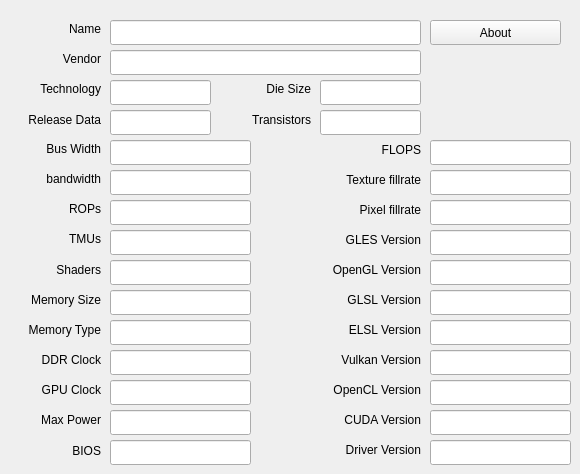
   <widget class="QWidget" name="page">
    <widget class="QLineEdit" name="memory_type">
     <property name="geometry">
      <rect>
       <x>110</x>
       <y>320</y>
       <width>141</width>
       <height>25</height>
      </rect>
     </property>
     <property name="styleSheet">
      <string notr="true">font: 11pt &quot;Ubuntu Mono&quot;;</string>
     </property>
     <property name="text">
      <string/>
     </property>
     <property name="readOnly">
      <bool>true</bool>
     </property>
    </widget>
    <widget class="QLineEdit" name="gles_version">
     <property name="geometry">
      <rect>
       <x>430</x>
       <y>230</y>
       <width>141</width>
       <height>25</height>
      </rect>
     </property>
     <property name="styleSheet">
      <string notr="true">font: 11pt &quot;Ubuntu Mono&quot;;</string>
     </property>
     <property name="text">
      <string/>
     </property>
     <property name="readOnly">
      <bool>true</bool>
     </property>
    </widget>
    <widget class="QLineEdit" name="technology">
     <property name="geometry">
      <rect>
       <x>110</x>
       <y>80</y>
       <width>101</width>
       <height>25</height>
      </rect>
     </property>
     <property name="styleSheet">
      <string notr="true">font: 11pt &quot;Ubuntu Mono&quot;;</string>
     </property>
     <property name="text">
      <string/>
     </property>
     <property name="readOnly">
      <bool>true</bool>
     </property>
    </widget>
    <widget class="QLineEdit" name="gl_version">
     <property name="geometry">
      <rect>
       <x>430</x>
       <y>260</y>
       <width>141</width>
       <height>25</height>
      </rect>
     </property>
     <property name="styleSheet">
      <string notr="true">font: 11pt &quot;Ubuntu Mono&quot;;</string>
     </property>
     <property name="text">
      <string/>
     </property>
     <property name="readOnly">
      <bool>true</bool>
     </property>
    </widget>
    <widget class="QLabel" name="label_28">
     <property name="geometry">
      <rect>
       <x>310</x>
       <y>290</y>
       <width>111</width>
       <height>20</height>
      </rect>
     </property>
     <property name="styleSheet">
      <string notr="true">font: 11pt &quot;Ubuntu Mono&quot;;</string>
     </property>
     <property name="text">
      <string>GLSL Version</string>
     </property>
     <property name="alignment">
      <set>Qt::AlignRight|Qt::AlignTrailing|Qt::AlignVCenter</set>
     </property>
    </widget>
    <widget class="QLabel" name="label_4">
     <property name="geometry">
      <rect>
       <x>0</x>
       <y>110</y>
       <width>101</width>
       <height>20</height>
      </rect>
     </property>
     <property name="styleSheet">
      <string notr="true">font: 11pt &quot;Ubuntu Mono&quot;;</string>
     </property>
     <property name="text">
      <string>Release Data</string>
     </property>
     <property name="alignment">
      <set>Qt::AlignRight|Qt::AlignTrailing|Qt::AlignVCenter</set>
     </property>
    </widget>
    <widget class="QLineEdit" name="pixel_fillrate">
     <property name="geometry">
      <rect>
       <x>430</x>
       <y>200</y>
       <width>141</width>
       <height>25</height>
      </rect>
     </property>
     <property name="styleSheet">
      <string notr="true">font: 11pt &quot;Ubuntu Mono&quot;;</string>
     </property>
     <property name="text">
      <string/>
     </property>
     <property name="readOnly">
      <bool>true</bool>
     </property>
    </widget>
    <widget class="QLabel" name="label_23">
     <property name="geometry">
      <rect>
       <x>30</x>
       <y>350</y>
       <width>71</width>
       <height>20</height>
      </rect>
     </property>
     <property name="styleSheet">
      <string notr="true">font: 11pt &quot;Ubuntu Mono&quot;;</string>
     </property>
     <property name="text">
      <string>DDR Clock</string>
     </property>
     <property name="alignment">
      <set>Qt::AlignRight|Qt::AlignTrailing|Qt::AlignVCenter</set>
     </property>
    </widget>
    <widget class="QLineEdit" name="driver_version">
     <property name="geometry">
      <rect>
       <x>430</x>
       <y>440</y>
       <width>141</width>
       <height>25</height>
      </rect>
     </property>
     <property name="styleSheet">
      <string notr="true">font: 11pt &quot;Ubuntu Mono&quot;;</string>
     </property>
     <property name="text">
      <string/>
     </property>
     <property name="readOnly">
      <bool>true</bool>
     </property>
    </widget>
    <widget class="QLabel" name="label_21">
     <property name="geometry">
      <rect>
       <x>20</x>
       <y>20</y>
       <width>81</width>
       <height>17</height>
      </rect>
     </property>
     <property name="layoutDirection">
      <enum>Qt::RightToLeft</enum>
     </property>
     <property name="styleSheet">
      <string notr="true">font: 11pt &quot;Ubuntu Mono&quot;;</string>
     </property>
     <property name="text">
      <string>Name</string>
     </property>
     <property name="alignment">
      <set>Qt::AlignRight|Qt::AlignTrailing|Qt::AlignVCenter</set>
     </property>
    </widget>
    <widget class="QLabel" name="label_29">
     <property name="geometry">
      <rect>
       <x>290</x>
       <y>260</y>
       <width>131</width>
       <height>20</height>
      </rect>
     </property>
     <property name="styleSheet">
      <string notr="true">font: 11pt &quot;Ubuntu Mono&quot;;</string>
     </property>
     <property name="text">
      <string>OpenGL Version</string>
     </property>
     <property name="alignment">
      <set>Qt::AlignRight|Qt::AlignTrailing|Qt::AlignVCenter</set>
     </property>
    </widget>
    <widget class="QLabel" name="label_9">
     <property name="geometry">
      <rect>
       <x>0</x>
       <y>290</y>
       <width>101</width>
       <height>20</height>
      </rect>
     </property>
     <property name="styleSheet">
      <string notr="true">font: 11pt &quot;Ubuntu Mono&quot;;</string>
     </property>
     <property name="text">
      <string>Memory Size</string>
     </property>
     <property name="alignment">
      <set>Qt::AlignRight|Qt::AlignTrailing|Qt::AlignVCenter</set>
     </property>
    </widget>
    <widget class="QLineEdit" name="vendor">
     <property name="geometry">
      <rect>
       <x>110</x>
       <y>50</y>
       <width>311</width>
       <height>25</height>
      </rect>
     </property>
     <property name="styleSheet">
      <string notr="true">font: 11pt &quot;Ubuntu Mono&quot;;</string>
     </property>
     <property name="text">
      <string/>
     </property>
     <property name="readOnly">
      <bool>true</bool>
     </property>
    </widget>
    <widget class="QLineEdit" name="glsl_version">
     <property name="geometry">
      <rect>
       <x>430</x>
       <y>290</y>
       <width>141</width>
       <height>25</height>
      </rect>
     </property>
     <property name="styleSheet">
      <string notr="true">font: 11pt &quot;Ubuntu Mono&quot;;</string>
     </property>
     <property name="text">
      <string/>
     </property>
     <property name="readOnly">
      <bool>true</bool>
     </property>
    </widget>
    <widget class="QLineEdit" name="memory_size">
     <property name="geometry">
      <rect>
       <x>110</x>
       <y>290</y>
       <width>141</width>
       <height>25</height>
      </rect>
     </property>
     <property name="styleSheet">
      <string notr="true">font: 11pt &quot;Ubuntu Mono&quot;;</string>
     </property>
     <property name="text">
      <string/>
     </property>
     <property name="readOnly">
      <bool>true</bool>
     </property>
    </widget>
    <widget class="QLineEdit" name="release_date">
     <property name="geometry">
      <rect>
       <x>110</x>
       <y>110</y>
       <width>101</width>
       <height>25</height>
      </rect>
     </property>
     <property name="styleSheet">
      <string notr="true">font: 11pt &quot;Ubuntu Mono&quot;;</string>
     </property>
     <property name="text">
      <string/>
     </property>
     <property name="readOnly">
      <bool>true</bool>
     </property>
    </widget>
    <widget class="QLineEdit" name="product">
     <property name="geometry">
      <rect>
       <x>110</x>
       <y>20</y>
       <width>311</width>
       <height>25</height>
      </rect>
     </property>
     <property name="styleSheet">
      <string notr="true">font: 11pt &quot;Ubuntu Mono&quot;;</string>
     </property>
     <property name="text">
      <string/>
     </property>
     <property name="readOnly">
      <bool>true</bool>
     </property>
    </widget>
    <widget class="QLabel" name="label_8">
     <property name="geometry">
      <rect>
       <x>0</x>
       <y>320</y>
       <width>101</width>
       <height>20</height>
      </rect>
     </property>
     <property name="styleSheet">
      <string notr="true">font: 11pt &quot;Ubuntu Mono&quot;;</string>
     </property>
     <property name="text">
      <string>Memory Type</string>
     </property>
     <property name="alignment">
      <set>Qt::AlignRight|Qt::AlignTrailing|Qt::AlignVCenter</set>
     </property>
    </widget>
    <widget class="QLineEdit" name="cl_version">
     <property name="geometry">
      <rect>
       <x>430</x>
       <y>380</y>
       <width>141</width>
       <height>25</height>
      </rect>
     </property>
     <property name="styleSheet">
      <string notr="true">font: 11pt &quot;Ubuntu Mono&quot;;</string>
     </property>
     <property name="text">
      <string/>
     </property>
     <property name="readOnly">
      <bool>true</bool>
     </property>
    </widget>
    <widget class="QLabel" name="label_27">
     <property name="geometry">
      <rect>
       <x>280</x>
       <y>170</y>
       <width>141</width>
       <height>20</height>
      </rect>
     </property>
     <property name="styleSheet">
      <string notr="true">font: 11pt &quot;Ubuntu Mono&quot;;</string>
     </property>
     <property name="text">
      <string>Texture fillrate</string>
     </property>
     <property name="alignment">
      <set>Qt::AlignRight|Qt::AlignTrailing|Qt::AlignVCenter</set>
     </property>
    </widget>
    <widget class="QLabel" name="label_3">
     <property name="geometry">
      <rect>
       <x>10</x>
       <y>80</y>
       <width>91</width>
       <height>17</height>
      </rect>
     </property>
     <property name="styleSheet">
      <string notr="true">font: 11pt &quot;Ubuntu Mono&quot;;</string>
     </property>
     <property name="text">
      <string>Technology</string>
     </property>
     <property name="alignment">
      <set>Qt::AlignRight|Qt::AlignTrailing|Qt::AlignVCenter</set>
     </property>
    </widget>
    <widget class="QLineEdit" name="texture_fillrate">
     <property name="geometry">
      <rect>
       <x>430</x>
       <y>170</y>
       <width>141</width>
       <height>25</height>
      </rect>
     </property>
     <property name="styleSheet">
      <string notr="true">font: 11pt &quot;Ubuntu Mono&quot;;</string>
     </property>
     <property name="text">
      <string/>
     </property>
     <property name="readOnly">
      <bool>true</bool>
     </property>
    </widget>
    <widget class="QLabel" name="label_5">
     <property name="geometry">
      <rect>
       <x>10</x>
       <y>440</y>
       <width>91</width>
       <height>21</height>
      </rect>
     </property>
     <property name="styleSheet">
      <string notr="true">font: 11pt &quot;Ubuntu Mono&quot;;</string>
     </property>
     <property name="text">
      <string>BIOS</string>
     </property>
     <property name="alignment">
      <set>Qt::AlignRight|Qt::AlignTrailing|Qt::AlignVCenter</set>
     </property>
    </widget>
    <widget class="QLabel" name="label_6">
     <property name="geometry">
      <rect>
       <x>10</x>
       <y>200</y>
       <width>91</width>
       <height>17</height>
      </rect>
     </property>
     <property name="styleSheet">
      <string notr="true">font: 11pt &quot;Ubuntu Mono&quot;;</string>
     </property>
     <property name="text">
      <string>ROPs</string>
     </property>
     <property name="alignment">
      <set>Qt::AlignRight|Qt::AlignTrailing|Qt::AlignVCenter</set>
     </property>
    </widget>
    <widget class="QLineEdit" name="mem_clock">
     <property name="geometry">
      <rect>
       <x>110</x>
       <y>350</y>
       <width>141</width>
       <height>25</height>
      </rect>
     </property>
     <property name="styleSheet">
      <string notr="true">font: 11pt &quot;Ubuntu Mono&quot;;</string>
     </property>
     <property name="text">
      <string/>
     </property>
     <property name="readOnly">
      <bool>true</bool>
     </property>
    </widget>
    <widget class="QLineEdit" name="gpu_clock">
     <property name="geometry">
      <rect>
       <x>110</x>
       <y>380</y>
       <width>141</width>
       <height>25</height>
      </rect>
     </property>
     <property name="styleSheet">
      <string notr="true">font: 11pt &quot;Ubuntu Mono&quot;;</string>
     </property>
     <property name="text">
      <string/>
     </property>
     <property name="readOnly">
      <bool>true</bool>
     </property>
    </widget>
    <widget class="QLabel" name="label_2">
     <property name="geometry">
      <rect>
       <x>20</x>
       <y>50</y>
       <width>81</width>
       <height>17</height>
      </rect>
     </property>
     <property name="layoutDirection">
      <enum>Qt::RightToLeft</enum>
     </property>
     <property name="styleSheet">
      <string notr="true">font: 11pt &quot;Ubuntu Mono&quot;;</string>
     </property>
     <property name="text">
      <string>Vendor</string>
     </property>
     <property name="alignment">
      <set>Qt::AlignRight|Qt::AlignTrailing|Qt::AlignVCenter</set>
     </property>
    </widget>
    <widget class="QLabel" name="label_12">
     <property name="geometry">
      <rect>
       <x>300</x>
       <y>200</y>
       <width>121</width>
       <height>20</height>
      </rect>
     </property>
     <property name="styleSheet">
      <string notr="true">font: 11pt &quot;Ubuntu Mono&quot;;</string>
     </property>
     <property name="text">
      <string>Pixel fillrate</string>
     </property>
     <property name="alignment">
      <set>Qt::AlignRight|Qt::AlignTrailing|Qt::AlignVCenter</set>
     </property>
    </widget>
    <widget class="QLabel" name="label_7">
     <property name="geometry">
      <rect>
       <x>310</x>
       <y>230</y>
       <width>111</width>
       <height>20</height>
      </rect>
     </property>
     <property name="styleSheet">
      <string notr="true">font: 11pt &quot;Ubuntu Mono&quot;;</string>
     </property>
     <property name="text">
      <string>GLES Version</string>
     </property>
     <property name="alignment">
      <set>Qt::AlignRight|Qt::AlignTrailing|Qt::AlignVCenter</set>
     </property>
    </widget>
    <widget class="QLabel" name="label_14">
     <property name="geometry">
      <rect>
       <x>280</x>
       <y>380</y>
       <width>141</width>
       <height>20</height>
      </rect>
     </property>
     <property name="styleSheet">
      <string notr="true">font: 11pt &quot;Ubuntu Mono&quot;;</string>
     </property>
     <property name="text">
      <string>OpenCL Version</string>
     </property>
     <property name="alignment">
      <set>Qt::AlignRight|Qt::AlignTrailing|Qt::AlignVCenter</set>
     </property>
    </widget>
    <widget class="QPushButton" name="pushButton_lookup">
     <property name="geometry">
      <rect>
       <x>430</x>
       <y>20</y>
       <width>131</width>
       <height>25</height>
      </rect>
     </property>
     <property name="styleSheet">
      <string notr="true">font: 11pt &quot;Ubuntu Mono&quot;;</string>
     </property>
     <property name="text">
      <string>About</string>
     </property>
    </widget>
    <widget class="QLabel" name="label_16">
     <property name="geometry">
      <rect>
       <x>280</x>
       <y>440</y>
       <width>141</width>
       <height>20</height>
      </rect>
     </property>
     <property name="styleSheet">
      <string notr="true">font: 11pt &quot;Ubuntu Mono&quot;;</string>
     </property>
     <property name="text">
      <string>Driver Version</string>
     </property>
     <property name="alignment">
      <set>Qt::AlignRight|Qt::AlignTrailing|Qt::AlignVCenter</set>
     </property>
    </widget>
    <widget class="QLabel" name="label_10">
     <property name="geometry">
      <rect>
       <x>30</x>
       <y>380</y>
       <width>71</width>
       <height>20</height>
      </rect>
     </property>
     <property name="styleSheet">
      <string notr="true">font: 11pt &quot;Ubuntu Mono&quot;;</string>
     </property>
     <property name="text">
      <string>GPU Clock</string>
     </property>
     <property name="alignment">
      <set>Qt::AlignRight|Qt::AlignTrailing|Qt::AlignVCenter</set>
     </property>
    </widget>
    <widget class="QLineEdit" name="rops">
     <property name="geometry">
      <rect>
       <x>110</x>
       <y>200</y>
       <width>141</width>
       <height>25</height>
      </rect>
     </property>
     <property name="styleSheet">
      <string notr="true">font: 11pt &quot;Ubuntu Mono&quot;;</string>
     </property>
     <property name="text">
      <string/>
     </property>
     <property name="readOnly">
      <bool>true</bool>
     </property>
    </widget>
    <widget class="QLineEdit" name="bois_version">
     <property name="geometry">
      <rect>
       <x>110</x>
       <y>440</y>
       <width>141</width>
       <height>25</height>
      </rect>
     </property>
     <property name="styleSheet">
      <string notr="true">font: 11pt &quot;Ubuntu Mono&quot;;</string>
     </property>
     <property name="text">
      <string/>
     </property>
     <property name="readOnly">
      <bool>true</bool>
     </property>
    </widget>
    <widget class="QLabel" name="label_31">
     <property name="geometry">
      <rect>
       <x>220</x>
       <y>80</y>
       <width>91</width>
       <height>17</height>
      </rect>
     </property>
     <property name="styleSheet">
      <string notr="true">font: 11pt &quot;Ubuntu Mono&quot;;</string>
     </property>
     <property name="text">
      <string>Die Size</string>
     </property>
     <property name="alignment">
      <set>Qt::AlignRight|Qt::AlignTrailing|Qt::AlignVCenter</set>
     </property>
    </widget>
    <widget class="QLabel" name="label_32">
     <property name="geometry">
      <rect>
       <x>220</x>
       <y>110</y>
       <width>91</width>
       <height>20</height>
      </rect>
     </property>
     <property name="styleSheet">
      <string notr="true">font: 11pt &quot;Ubuntu Mono&quot;;</string>
     </property>
     <property name="text">
      <string>Transistors</string>
     </property>
     <property name="alignment">
      <set>Qt::AlignRight|Qt::AlignTrailing|Qt::AlignVCenter</set>
     </property>
    </widget>
    <widget class="QLineEdit" name="die_size">
     <property name="geometry">
      <rect>
       <x>320</x>
       <y>80</y>
       <width>101</width>
       <height>25</height>
      </rect>
     </property>
     <property name="styleSheet">
      <string notr="true">font: 11pt &quot;Ubuntu Mono&quot;;</string>
     </property>
     <property name="text">
      <string/>
     </property>
     <property name="readOnly">
      <bool>true</bool>
     </property>
    </widget>
    <widget class="QLineEdit" name="transistors">
     <property name="geometry">
      <rect>
       <x>320</x>
       <y>110</y>
       <width>101</width>
       <height>25</height>
      </rect>
     </property>
     <property name="styleSheet">
      <string notr="true">font: 11pt &quot;Ubuntu Mono&quot;;</string>
     </property>
     <property name="text">
      <string/>
     </property>
     <property name="readOnly">
      <bool>true</bool>
     </property>
    </widget>
    <widget class="QLineEdit" name="bandwidth">
     <property name="geometry">
      <rect>
       <x>110</x>
       <y>170</y>
       <width>141</width>
       <height>25</height>
      </rect>
     </property>
     <property name="styleSheet">
      <string notr="true">font: 11pt &quot;Ubuntu Mono&quot;;</string>
     </property>
     <property name="text">
      <string/>
     </property>
     <property name="readOnly">
      <bool>true</bool>
     </property>
    </widget>
    <widget class="QLineEdit" name="bus_width">
     <property name="geometry">
      <rect>
       <x>110</x>
       <y>140</y>
       <width>141</width>
       <height>25</height>
      </rect>
     </property>
     <property name="styleSheet">
      <string notr="true">font: 11pt &quot;Ubuntu Mono&quot;;</string>
     </property>
     <property name="text">
      <string/>
     </property>
     <property name="readOnly">
      <bool>true</bool>
     </property>
    </widget>
    <widget class="QLineEdit" name="shaders">
     <property name="geometry">
      <rect>
       <x>110</x>
       <y>260</y>
       <width>141</width>
       <height>25</height>
      </rect>
     </property>
     <property name="styleSheet">
      <string notr="true">font: 11pt &quot;Ubuntu Mono&quot;;</string>
     </property>
     <property name="text">
      <string/>
     </property>
     <property name="readOnly">
      <bool>true</bool>
     </property>
    </widget>
    <widget class="QLabel" name="label_33">
     <property name="geometry">
      <rect>
       <x>-10</x>
       <y>260</y>
       <width>111</width>
       <height>20</height>
      </rect>
     </property>
     <property name="styleSheet">
      <string notr="true">font: 11pt &quot;Ubuntu Mono&quot;;</string>
     </property>
     <property name="text">
      <string>Shaders</string>
     </property>
     <property name="alignment">
      <set>Qt::AlignRight|Qt::AlignTrailing|Qt::AlignVCenter</set>
     </property>
    </widget>
    <widget class="QLabel" name="label_34">
     <property name="geometry">
      <rect>
       <x>-10</x>
       <y>170</y>
       <width>111</width>
       <height>17</height>
      </rect>
     </property>
     <property name="styleSheet">
      <string notr="true">font: 11pt &quot;Ubuntu Mono&quot;;</string>
     </property>
     <property name="text">
      <string>bandwidth</string>
     </property>
     <property name="alignment">
      <set>Qt::AlignRight|Qt::AlignTrailing|Qt::AlignVCenter</set>
     </property>
    </widget>
    <widget class="QLabel" name="label_35">
     <property name="geometry">
      <rect>
       <x>-10</x>
       <y>140</y>
       <width>111</width>
       <height>17</height>
      </rect>
     </property>
     <property name="styleSheet">
      <string notr="true">font: 11pt &quot;Ubuntu Mono&quot;;</string>
     </property>
     <property name="text">
      <string>Bus Width</string>
     </property>
     <property name="alignment">
      <set>Qt::AlignRight|Qt::AlignTrailing|Qt::AlignVCenter</set>
     </property>
    </widget>
    <widget class="QLabel" name="label_36">
     <property name="geometry">
      <rect>
       <x>310</x>
       <y>140</y>
       <width>111</width>
       <height>20</height>
      </rect>
     </property>
     <property name="styleSheet">
      <string notr="true">font: 11pt &quot;Ubuntu Mono&quot;;</string>
     </property>
     <property name="text">
      <string>FLOPS</string>
     </property>
     <property name="alignment">
      <set>Qt::AlignRight|Qt::AlignTrailing|Qt::AlignVCenter</set>
     </property>
    </widget>
    <widget class="QLineEdit" name="gflops">
     <property name="geometry">
      <rect>
       <x>430</x>
       <y>140</y>
       <width>141</width>
       <height>25</height>
      </rect>
     </property>
     <property name="styleSheet">
      <string notr="true">font: 11pt &quot;Ubuntu Mono&quot;;</string>
     </property>
     <property name="text">
      <string/>
     </property>
     <property name="readOnly">
      <bool>true</bool>
     </property>
    </widget>
    <widget class="QLabel" name="logo">
     <property name="geometry">
      <rect>
       <x>440</x>
       <y>50</y>
       <width>121</width>
       <height>71</height>
      </rect>
     </property>
     <property name="styleSheet">
      <string notr="true"/>
     </property>
     <property name="text">
      <string/>
     </property>
    </widget>
    <widget class="QLabel" name="label_30">
     <property name="geometry">
      <rect>
       <x>310</x>
       <y>320</y>
       <width>111</width>
       <height>20</height>
      </rect>
     </property>
     <property name="styleSheet">
      <string notr="true">font: 11pt &quot;Ubuntu Mono&quot;;</string>
     </property>
     <property name="text">
      <string>ELSL Version</string>
     </property>
     <property name="alignment">
      <set>Qt::AlignRight|Qt::AlignTrailing|Qt::AlignVCenter</set>
     </property>
    </widget>
    <widget class="QLineEdit" name="elsl_version">
     <property name="geometry">
      <rect>
       <x>430</x>
       <y>320</y>
       <width>141</width>
       <height>25</height>
      </rect>
     </property>
     <property name="styleSheet">
      <string notr="true">font: 11pt &quot;Ubuntu Mono&quot;;</string>
     </property>
     <property name="text">
      <string/>
     </property>
     <property name="readOnly">
      <bool>true</bool>
     </property>
    </widget>
    <widget class="QLineEdit" name="tmus">
     <property name="geometry">
      <rect>
       <x>110</x>
       <y>230</y>
       <width>141</width>
       <height>25</height>
      </rect>
     </property>
     <property name="styleSheet">
      <string notr="true">font: 11pt &quot;Ubuntu Mono&quot;;</string>
     </property>
     <property name="text">
      <string/>
     </property>
     <property name="readOnly">
      <bool>true</bool>
     </property>
    </widget>
    <widget class="QLabel" name="label_19">
     <property name="geometry">
      <rect>
       <x>10</x>
       <y>230</y>
       <width>91</width>
       <height>17</height>
      </rect>
     </property>
     <property name="styleSheet">
      <string notr="true">font: 11pt &quot;Ubuntu Mono&quot;;</string>
     </property>
     <property name="text">
      <string>TMUs</string>
     </property>
     <property name="alignment">
      <set>Qt::AlignRight|Qt::AlignTrailing|Qt::AlignVCenter</set>
     </property>
    </widget>
    <widget class="QLabel" name="label_37">
     <property name="geometry">
      <rect>
       <x>290</x>
       <y>350</y>
       <width>131</width>
       <height>20</height>
      </rect>
     </property>
     <property name="styleSheet">
      <string notr="true">font: 11pt &quot;Ubuntu Mono&quot;;</string>
     </property>
     <property name="text">
      <string>Vulkan Version</string>
     </property>
     <property name="alignment">
      <set>Qt::AlignRight|Qt::AlignTrailing|Qt::AlignVCenter</set>
     </property>
    </widget>
    <widget class="QLineEdit" name="vulkan_version">
     <property name="geometry">
      <rect>
       <x>430</x>
       <y>350</y>
       <width>141</width>
       <height>25</height>
      </rect>
     </property>
     <property name="styleSheet">
      <string notr="true">font: 11pt &quot;Ubuntu Mono&quot;;</string>
     </property>
     <property name="text">
      <string/>
     </property>
     <property name="readOnly">
      <bool>true</bool>
     </property>
    </widget>
    <widget class="QLabel" name="label_20">
     <property name="geometry">
      <rect>
       <x>310</x>
       <y>410</y>
       <width>111</width>
       <height>20</height>
      </rect>
     </property>
     <property name="styleSheet">
      <string notr="true">font: 11pt &quot;Ubuntu Mono&quot;;</string>
     </property>
     <property name="text">
      <string>CUDA Version</string>
     </property>
     <property name="alignment">
      <set>Qt::AlignRight|Qt::AlignTrailing|Qt::AlignVCenter</set>
     </property>
    </widget>
    <widget class="QLineEdit" name="max_power">
     <property name="geometry">
      <rect>
       <x>110</x>
       <y>410</y>
       <width>141</width>
       <height>25</height>
      </rect>
     </property>
     <property name="styleSheet">
      <string notr="true">font: 11pt &quot;Ubuntu Mono&quot;;</string>
     </property>
     <property name="text">
      <string/>
     </property>
     <property name="readOnly">
      <bool>true</bool>
     </property>
    </widget>
    <widget class="QLabel" name="label_11">
     <property name="geometry">
      <rect>
       <x>30</x>
       <y>410</y>
       <width>71</width>
       <height>20</height>
      </rect>
     </property>
     <property name="styleSheet">
      <string notr="true">font: 11pt &quot;Ubuntu Mono&quot;;</string>
     </property>
     <property name="text">
      <string>Max Power</string>
     </property>
     <property name="alignment">
      <set>Qt::AlignRight|Qt::AlignTrailing|Qt::AlignVCenter</set>
     </property>
    </widget>
    <widget class="QLineEdit" name="cuda_version">
     <property name="geometry">
      <rect>
       <x>430</x>
       <y>410</y>
       <width>141</width>
       <height>25</height>
      </rect>
     </property>
     <property name="styleSheet">
      <string notr="true">font: 11pt &quot;Ubuntu Mono&quot;;</string>
     </property>
     <property name="text">
      <string/>
     </property>
     <property name="readOnly">
      <bool>true</bool>
     </property>
    </widget>
   </widget>
